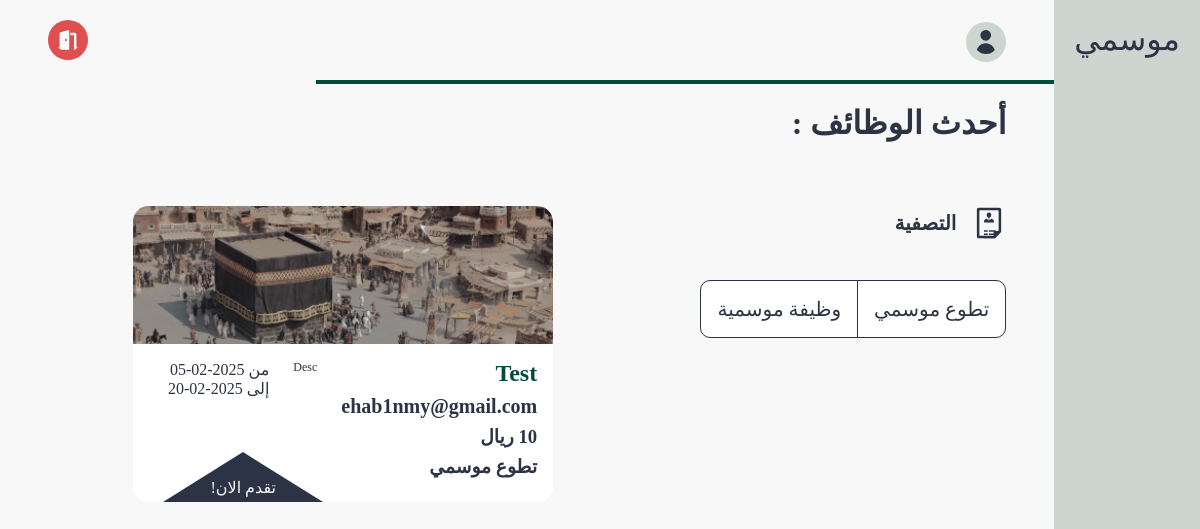
/pages/job_listing.php?type=1, run on an earlier commit of the app's database.
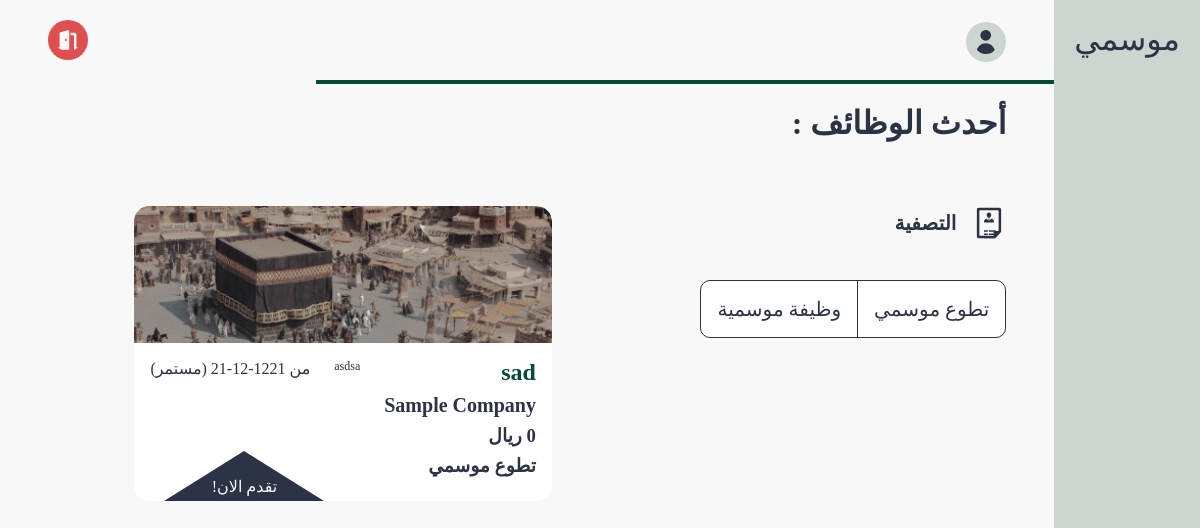
And on a later commit of the database.
### tables this page shows
CREATE TABLE jobs (
    job_id INTEGER PRIMARY KEY, 
    company_id INTEGER,
    name TEXT,
    description TEXT,
    salary INTEGER,
    language_id INTEGER,
    type BOOLEAN,
    start DATE,
    end DATE NULL,
    FOREIGN KEY (company_id) REFERENCES company(company_id) ON DELETE CASCADE,
    FOREIGN KEY (language_id) REFERENCES languages(language_id) ON DELETE CASCADE
);

CREATE TABLE company (
    company_id INTEGER PRIMARY KEY, 
    owner_id INTEGER,
    hr_id INTEGER,
    name TEXT,
    location TEXT,
    email TEXT,
    linkedin Text,
    phone TEXT,
    bio TEXT,
    FOREIGN KEY (owner_id) REFERENCES users(id) ON DELETE CASCADE,
    FOREIGN KEY (hr_id) REFERENCES users(id) ON DELETE CASCADE
);

### src/database/fetch.php (called while the page is built, shortened)
<?php
include('../database/data.php');
function getCompanyById($id)
{
    global $db;
    $stmt = $db->prepare('SELECT * FROM company WHERE company_id = :id');
    $stmt->bindValue(':id', $id, SQLITE3_INTEGER);
    $result = $stmt->execute();
    $company = $result->fetchArray(SQLITE3_ASSOC);
    return $company;
}
function fetchAllJobsByType($type)
{
    global $db;
    $result = $db->query("SELECT * FROM jobs where type = $type ORDER BY 1 DESC");
    $jobs = [];
    while ($row = $result->fetchArray(SQLITE3_ASSOC)) {
        $jobs[] = $row;
    }
    return $jobs;
}

### src/pages/job_listing.php (the view, shortened to what this page needs)
<?php
include('../components/page.php');
if (isset($_GET['type'])) {
    $jobs = fetchAllJobsByType($_GET['type']);
} else {
    $jobs = fetchAllJobs();
}
$jobs = array_filter($jobs, function($job) {
    return empty($job["end"]) || $job["end"] >= date("Y-m-d");
});
?>
<!DOCTYPE html>
<html lang="ar" dir="rtl">
<head>
  <link rel="stylesheet" href="../styles/job_listing.css">
</head>
<body>
  <section class="page-structure">
    <?php include "../components/NavBar.php" ?>
    <section class="page-content">
      <header>
        <div class="username">
          <a href="./profile.php">
            <img class="nav-icon" src="../images/profile.svg" alt="شعار المستخدم">
          </a>
        </div>
        <div class="options">
          <a href="./logout.php">
            <img class="nav-icon" style="--color: #DF4F4F" src="../images/logout.svg" alt="شعار تسجيل">
          </a>
        </div>
      </header>
      <main>
        <h1 class="heading-title">أحدث الوظائف : </h1>
        <div class="content">
          <div class="filter-section">
            <h3>
              <img src="../images/cv.svg" alt="شعار تصفية">
              التصفية
            </h3>
            <div class="filter-choices">
              <a href="?type=1">تطوع موسمي</a>
              <a href="?type=0">وظيفة موسمية</a>
            </div>
          </div>
          <div class="jobs-section">
            <?php foreach ($jobs as $job): ?>
              <div class="job">
                <img src="../images/sampleJob.png" alt="job image">
                <div class="content">
                  <div class="titles">
                    <h2 class="job-title"><?php echo htmlspecialchars($job["name"]); ?></h2>
                    <h3 class="company-title"><?php echo htmlspecialchars(getCompanyById($job["company_id"])["name"]); ?></h3>
                    <h3 class="salary"><?= htmlspecialchars($job["salary"]); ?> ريال</h3>
                    <h3 class="job-type">
                      <?php echo ($job["type"] == 0) ? "وظيفة موسمية" : "تطوع موسمي"; ?>
                    </h3>
                  </div>
                  <p class="description"><?php echo htmlspecialchars($job["description"]); ?></p>
                  <p class="dates">
                    <?php echo "من " . htmlspecialchars($job["start"]); ?>
                    <?php echo ($job["end"] ? " إلى " . htmlspecialchars($job["end"]) : " (مستمر)"); ?>
                  </p>
                </div>
              </div>
            <?php endforeach ?>
          </div>
        </div>
      </main>
    </section>
  </section>
</body>
</html>

What changed in the data, as far as the page shows it:
removed jobs: name "Test", company.name "ehab1nmy@gmail.com", salary "10", type "تطوع موسمي", description "Desc", start "2025-02-05", end "2025-02-20"
now on this page (row edited): jobs: name "sad", company.name "Sample Company", salary "0", type "تطوع موسمي", description "asdsa", start "1221-12-21", shows "(مستمر)"
